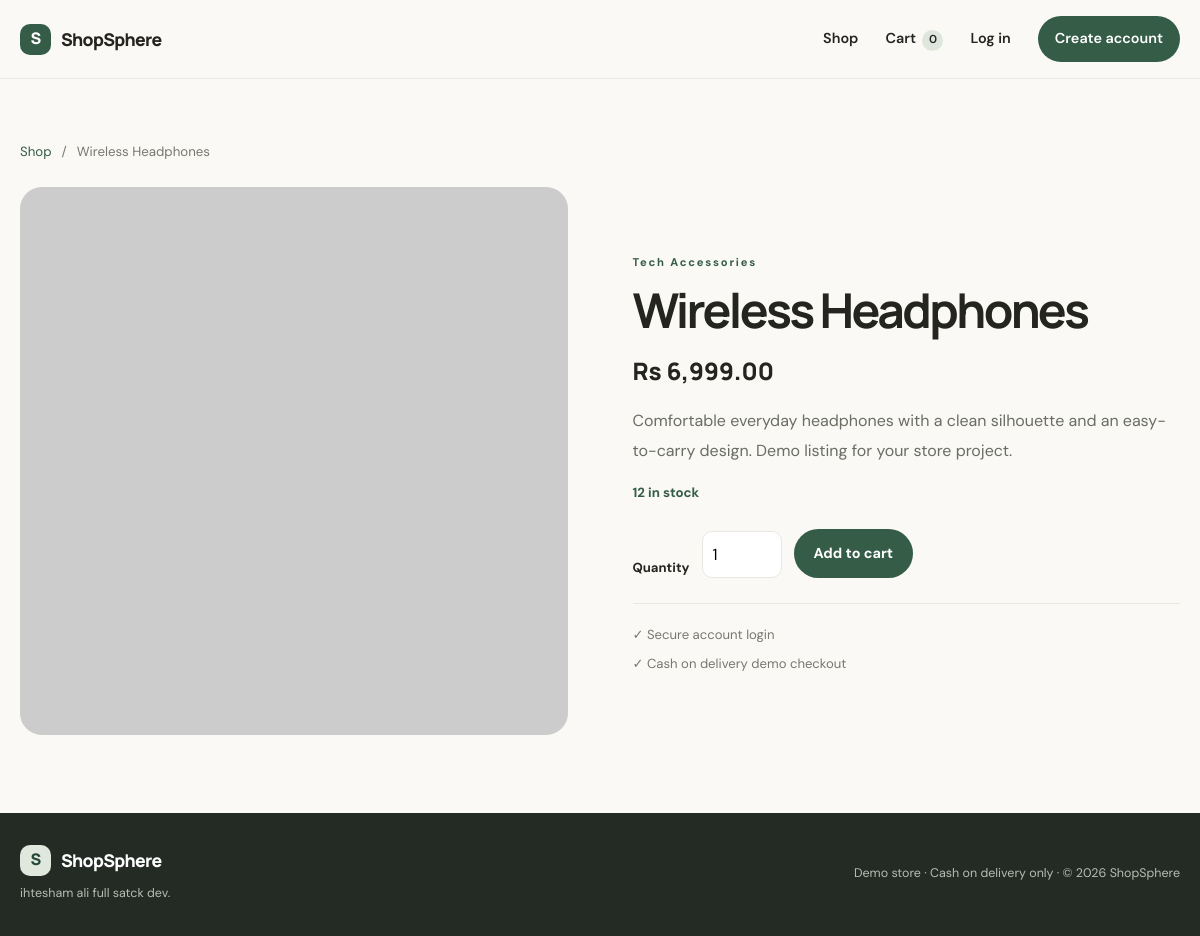
/product.php?id=2, run on the app's committed database.
### tables this page shows
CREATE TABLE products (
    id BIGINT UNSIGNED AUTO_INCREMENT PRIMARY KEY,
    category_id BIGINT UNSIGNED NULL,
    name VARCHAR(180) NOT NULL,
    description TEXT NOT NULL,
    price DECIMAL(10,2) NOT NULL DEFAULT 0.00,
    stock INT UNSIGNED NOT NULL DEFAULT 0,
    image_url VARCHAR(1000) NOT NULL DEFAULT '',
    is_active TINYINT(1) NOT NULL DEFAULT 1,
    created_at TIMESTAMP NOT NULL DEFAULT CURRENT_TIMESTAMP,
    updated_at TIMESTAMP NOT NULL DEFAULT CURRENT_TIMESTAMP ON UPDATE CURRENT_TIMESTAMP,
    CONSTRAINT fk_products_category FOREIGN KEY (category_id) REFERENCES categories(id) ON DELETE SET NULL,
    INDEX idx_products_active (is_active),
    INDEX idx_products_category (category_id),
    INDEX idx_products_name (name)
);

CREATE TABLE categories (
    id BIGINT UNSIGNED AUTO_INCREMENT PRIMARY KEY,
    name VARCHAR(100) NOT NULL UNIQUE,
    created_at TIMESTAMP NOT NULL DEFAULT CURRENT_TIMESTAMP
);

### includes/functions.php (called while the page is built, shortened)
<?php
function e(?string $value): string
{
    return htmlspecialchars($value ?? '', ENT_QUOTES | ENT_SUBSTITUTE, 'UTF-8');
}
function url(string $path = ''): string
{
    $base = APP_URL;
    return rtrim($base, '/') . '/' . ltrim($path, '/');
}
function money(float|string|int $amount): string
{
    return 'Rs ' . number_format((float)$amount, 2);
}

### config/database.php (called while the page is built, shortened)
<?php
function db(): PDO
{
    static $pdo = null;
    $dsn = sprintf('mysql:host=%s;port=%s;dbname=%s;charset=utf8mb4', DB_HOST, DB_PORT, DB_NAME);
    try {
        $pdo = new PDO($dsn, DB_USER, DB_PASS, [
            PDO::ATTR_ERRMODE => PDO::ERRMODE_EXCEPTION,
            PDO::ATTR_DEFAULT_FETCH_MODE => PDO::FETCH_ASSOC,
            PDO::ATTR_EMULATE_PREPARES => false,
        ]);
    } catch (PDOException $exception) {
        http_response_code(500);
        $message = APP_ENV === 'local'
            ? 'Database connection failed. Check that MySQL is running, the database exists, and your .env credentials are correct.'
            : 'A server error occurred.';
        exit('<h1>Database unavailable</h1><p>' . htmlspecialchars($message, ENT_QUOTES, 'UTF-8') . '</p>');
    }
    return $pdo;
}

### product.php (the view, shortened to what this page needs)
<?php
$id = filter_input(INPUT_GET, 'id', FILTER_VALIDATE_INT);
$stmt = db()->prepare('SELECT p.*, c.name AS category_name FROM products p LEFT JOIN categories c ON c.id = p.category_id WHERE p.id = ? AND p.is_active = 1 LIMIT 1');
$stmt->execute([$id ?: 0]);
$product = $stmt->fetch();
require __DIR__ . '/includes/header.php';
?>
<section class="container section">
  <div class="breadcrumbs"><a href="<?= e(url('index.php')) ?>">Shop</a><span>/</span><span><?= e($product['name']) ?></span></div>
  <div class="product-detail">
    <div class="detail-image"><img src="<?= e($product['image_url']) ?>" alt="<?= e($product['name']) ?>" onerror="this.src='https://placehold.co/800x700/f1eee8/252525?text=ShopSphere'"></div>
    <div class="detail-copy"><span class="eyebrow"><?= e($product['category_name'] ?? 'COLLECTION') ?></span><h1><?= e($product['name']) ?></h1><p class="detail-price"><?= money($product['price']) ?></p><p class="detail-description"><?= nl2br(e($product['description'])) ?></p>
      <p class="stock-text"><?= (int)$product['stock'] > 0 ? (int)$product['stock'] . ' in stock' : 'Currently out of stock' ?></p>
      <form method="post" class="add-cart-form"><?= csrf_field() ?><label for="quantity">Quantity</label><input id="quantity" type="number" name="quantity" min="1" max="<?= max(1, min(20, (int)$product['stock'])) ?>" value="1" <?= (int)$product['stock'] < 1 ? 'disabled' : '' ?>><button class="btn btn-primary" type="submit" <?= (int)$product['stock'] < 1 ? 'disabled' : '' ?>>Add to cart</button></form>
      <div class="detail-perks"><span>✓ Secure account login</span><span>✓ Cash on delivery demo checkout</span></div>
    </div>
  </div>
</section>
<?php require __DIR__ . '/includes/footer.php'; ?>

### assets/css/style.css (style rules this page uses)
:root { --ink:#24251f;--muted:#77786f;--paper:#faf9f6;--white:#fff;--line:#e9e7e0;--green:#345c46;--green-dark:#254735;--sage:#dfe7dc;--orange:#d77c50;--shadow:0 18px 50px rgba(37,43,33,.08);--radius:18px }
* { box-sizing:border-box }
html { scroll-behavior:smooth }
body { margin:0;background:var(--paper);color:var(--ink);font-family:'DM Sans',sans-serif;line-height:1.6 }
h1,h2,h3,strong,.brand { font-family:'Manrope',sans-serif }
h1,h2,h3,p { margin-top:0 }
h1 { font-size:clamp(2.1rem,4vw,3.5rem);line-height:1.08;letter-spacing:-.055em;margin-bottom:16px }
a { color:inherit;text-decoration:none }
button,input,textarea,select { font:inherit }
button,a,input,select,textarea { -webkit-tap-highlight-color:transparent }
button { cursor:pointer }
.container { width:min(1160px,calc(100% - 40px));margin-inline:auto }
.section { padding-top:62px;padding-bottom:78px }
.eyebrow { display:inline-block;font-size:.7rem;font-weight:700;letter-spacing:.16em;color:var(--green);margin-bottom:12px }
.btn { display:inline-flex;align-items:center;justify-content:center;gap:10px;border:0;border-radius:999px;padding:13px 20px;font-size:.9rem;font-weight:700;transition:transform .18s,background .18s;white-space:nowrap }
.btn-primary { background:var(--green);color:#fff }
.breadcrumbs { display:flex;gap:10px;color:var(--muted);font-size:.83rem;margin-bottom:25px }
.breadcrumbs a { color:var(--green) }
.product-detail { display:grid;grid-template-columns:1fr 1fr;gap:65px;align-items:center }
.detail-image { background:#efeee8;border-radius:22px;overflow:hidden;aspect-ratio:1/1 }
.detail-image img { width:100%;height:100%;object-fit:cover }
.detail-copy h1 { font-size:clamp(2.3rem,4vw,3.5rem) }
.detail-price { font-family:'Manrope',sans-serif;font-size:1.5rem;font-weight:800;margin:15px 0 }
.detail-description { color:#696d62;line-height:1.9 }
.stock-text { font-size:.83rem;color:var(--green);font-weight:700 }
.add-cart-form { display:flex;align-items:end;gap:12px;margin:25px 0 }
.add-cart-form label { display:grid;gap:7px;font-size:.82rem;font-weight:700 }
.add-cart-form input { width:80px;height:47px;border:1px solid var(--line);border-radius:10px;padding:0 10px }
.detail-perks { display:grid;gap:8px;border-top:1px solid var(--line);padding-top:20px;color:var(--muted);font-size:.82rem }

### data on the page
products: name "Wireless Headphones", category.name "Tech Accessories", price "Rs 6,999.00", description "Comfortable everyday headphones with a clean silhouette and an easy-to-carry design. Demo listing for your store project.", stock "12", quantity "1"

### other printed values
cart_count() "0"
